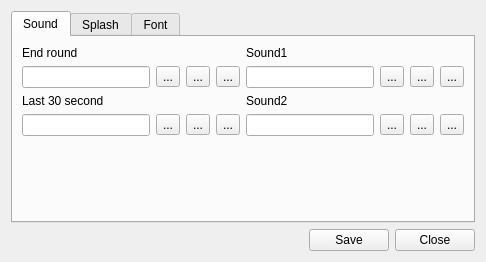
<?xml version="1.0" encoding="UTF-8"?>
<ui version="4.0">
 <class>SettingsForm</class>
 <widget class="QWidget" name="SettingsForm">
  <property name="geometry">
   <rect>
    <x>0</x>
    <y>0</y>
    <width>486</width>
    <height>262</height>
   </rect>
  </property>
  <property name="windowTitle">
   <string>Settings</string>
  </property>
  <layout class="QGridLayout" name="gridLayout_15">
   <item row="1" column="0">
    <layout class="QHBoxLayout" name="horizontalLayout">
     <item>
      <spacer name="horizontalSpacer">
       <property name="orientation">
        <enum>Qt::Horizontal</enum>
       </property>
       <property name="sizeHint" stdset="0">
        <size>
         <width>309</width>
         <height>20</height>
        </size>
       </property>
      </spacer>
     </item>
     <item>
      <widget class="QPushButton" name="okButton">
       <property name="text">
        <string>Save</string>
       </property>
       <property name="icon">
        <iconset resource="../../../melampig.qrc">
         <normaloff>:/icons/disk.png</normaloff>:/icons/disk.png</iconset>
       </property>
      </widget>
     </item>
     <item>
      <widget class="QPushButton" name="cancelButton">
       <property name="text">
        <string>Close</string>
       </property>
       <property name="icon">
        <iconset resource="../../../melampig.qrc">
         <normaloff>:/icons/cancel.png</normaloff>:/icons/cancel.png</iconset>
       </property>
      </widget>
     </item>
    </layout>
   </item>
   <item row="0" column="0">
    <widget class="QTabWidget" name="tabWidget">
     <property name="currentIndex">
      <number>0</number>
     </property>
     <widget class="QWidget" name="tab">
      <attribute name="title">
       <string>Sound</string>
      </attribute>
      <layout class="QGridLayout" name="gridLayout_6">
       <item row="0" column="0">
        <layout class="QGridLayout" name="gridLayout_5">
         <item row="0" column="0">
          <widget class="QLabel" name="label">
           <property name="text">
            <string>End round</string>
           </property>
          </widget>
         </item>
         <item row="1" column="0">
          <widget class="QLineEdit" name="endRoundEdit">
           <property name="readOnly">
            <bool>true</bool>
           </property>
          </widget>
         </item>
         <item row="1" column="1">
          <widget class="QToolButton" name="endRoundFind">
           <property name="text">
            <string>...</string>
           </property>
           <property name="icon">
        <iconset resource="../../../melampig.qrc">
             <normaloff>:/plus</normaloff>:/plus</iconset>
           </property>
          </widget>
         </item>
         <item row="1" column="3">
          <widget class="QToolButton" name="endRoundPlay">
           <property name="text">
            <string>...</string>
           </property>
           <property name="icon">
        <iconset resource="../../../melampig.qrc">
             <normaloff>:/play</normaloff>:/play</iconset>
           </property>
          </widget>
         </item>
         <item row="1" column="2">
          <widget class="QToolButton" name="endRoundClear">
           <property name="text">
            <string>...</string>
           </property>
           <property name="icon">
        <iconset resource="../../../melampig.qrc">
             <normaloff>:/minus</normaloff>:/minus</iconset>
           </property>
          </widget>
         </item>
        </layout>
       </item>
       <item row="0" column="1">
        <layout class="QGridLayout" name="gridLayout_2">
         <item row="0" column="0">
          <widget class="QLabel" name="label_3">
           <property name="text">
            <string>Sound1</string>
           </property>
          </widget>
         </item>
         <item row="1" column="0">
          <widget class="QLineEdit" name="sound1Edit">
           <property name="readOnly">
            <bool>true</bool>
           </property>
          </widget>
         </item>
         <item row="1" column="1">
          <widget class="QToolButton" name="sound1Find">
           <property name="text">
            <string>...</string>
           </property>
           <property name="icon">
        <iconset resource="../../../melampig.qrc">
             <normaloff>:/plus</normaloff>:/plus</iconset>
           </property>
          </widget>
         </item>
         <item row="1" column="3">
          <widget class="QToolButton" name="sound1Play">
           <property name="text">
            <string>...</string>
           </property>
           <property name="icon">
        <iconset resource="../../../melampig.qrc">
             <normaloff>:/play</normaloff>:/play</iconset>
           </property>
          </widget>
         </item>
         <item row="1" column="2">
          <widget class="QToolButton" name="sound1Clear">
           <property name="text">
            <string>...</string>
           </property>
           <property name="icon">
        <iconset resource="../../../melampig.qrc">
             <normaloff>:/minus</normaloff>:/minus</iconset>
           </property>
          </widget>
         </item>
        </layout>
       </item>
       <item row="1" column="0">
        <layout class="QGridLayout" name="gridLayout_4">
         <item row="1" column="0">
          <widget class="QLineEdit" name="last30Edit">
           <property name="readOnly">
            <bool>true</bool>
           </property>
          </widget>
         </item>
         <item row="1" column="1">
          <widget class="QToolButton" name="last30Find">
           <property name="text">
            <string>...</string>
           </property>
           <property name="icon">
        <iconset resource="../../../melampig.qrc">
             <normaloff>:/plus</normaloff>:/plus</iconset>
           </property>
          </widget>
         </item>
         <item row="1" column="3">
          <widget class="QToolButton" name="last30Play">
           <property name="text">
            <string>...</string>
           </property>
           <property name="icon">
        <iconset resource="../../../melampig.qrc">
             <normaloff>:/play</normaloff>:/play</iconset>
           </property>
          </widget>
         </item>
         <item row="0" column="0">
          <widget class="QLabel" name="label_2">
           <property name="text">
            <string>Last 30 second</string>
           </property>
          </widget>
         </item>
         <item row="1" column="2">
          <widget class="QToolButton" name="last30Clear">
           <property name="text">
            <string>...</string>
           </property>
           <property name="icon">
        <iconset resource="../../../melampig.qrc">
             <normaloff>:/minus</normaloff>:/minus</iconset>
           </property>
          </widget>
         </item>
        </layout>
       </item>
       <item row="1" column="1">
        <layout class="QGridLayout" name="gridLayout">
         <item row="2" column="0">
          <widget class="QLineEdit" name="sound2Edit">
           <property name="readOnly">
            <bool>true</bool>
           </property>
          </widget>
         </item>
         <item row="2" column="3">
          <widget class="QToolButton" name="sound2Play">
           <property name="text">
            <string>...</string>
           </property>
           <property name="icon">
        <iconset resource="../../../melampig.qrc">
             <normaloff>:/play</normaloff>:/play</iconset>
           </property>
          </widget>
         </item>
         <item row="1" column="0">
          <widget class="QLabel" name="label_4">
           <property name="text">
            <string>Sound2</string>
           </property>
          </widget>
         </item>
         <item row="2" column="1">
          <widget class="QToolButton" name="sound2Find">
           <property name="text">
            <string>...</string>
           </property>
           <property name="icon">
        <iconset resource="../../../melampig.qrc">
             <normaloff>:/plus</normaloff>:/plus</iconset>
           </property>
          </widget>
         </item>
         <item row="2" column="2">
          <widget class="QToolButton" name="sound2Clear">
           <property name="text">
            <string>...</string>
           </property>
           <property name="icon">
        <iconset resource="../../../melampig.qrc">
             <normaloff>:/minus</normaloff>:/minus</iconset>
           </property>
          </widget>
         </item>
        </layout>
       </item>
       <item row="2" column="0" colspan="2">
        <spacer name="verticalSpacer_3">
         <property name="orientation">
          <enum>Qt::Vertical</enum>
         </property>
         <property name="sizeHint" stdset="0">
          <size>
           <width>20</width>
           <height>40</height>
          </size>
         </property>
        </spacer>
       </item>
      </layout>
     </widget>
     <widget class="QWidget" name="tab_2">
      <attribute name="title">
       <string>Splash</string>
      </attribute>
      <layout class="QGridLayout" name="gridLayout_7">
       <item row="0" column="0">
        <layout class="QGridLayout" name="gridLayout_3">
         <item row="2" column="0">
          <widget class="QLineEdit" name="splashEdit">
           <property name="readOnly">
            <bool>true</bool>
           </property>
          </widget>
         </item>
         <item row="2" column="1">
          <widget class="QToolButton" name="splashFind">
           <property name="text">
            <string>...</string>
           </property>
           <property name="icon">
        <iconset resource="../../../melampig.qrc">
             <normaloff>:/plus</normaloff>:/plus</iconset>
           </property>
          </widget>
         </item>
         <item row="2" column="3">
          <widget class="QToolButton" name="splashShow">
           <property name="text">
            <string>...</string>
           </property>
           <property name="icon">
        <iconset resource="../../../melampig.qrc">
             <normaloff>:/monitor</normaloff>:/monitor</iconset>
           </property>
          </widget>
         </item>
         <item row="1" column="0">
          <widget class="QLabel" name="label_5">
           <property name="text">
            <string>Splash</string>
           </property>
          </widget>
         </item>
         <item row="2" column="2">
          <widget class="QToolButton" name="splashClear">
           <property name="text">
            <string>...</string>
           </property>
           <property name="icon">
        <iconset resource="../../../melampig.qrc">
             <normaloff>:/minus</normaloff>:/minus</iconset>
           </property>
          </widget>
         </item>
        </layout>
       </item>
       <item row="1" column="0">
        <spacer name="verticalSpacer_2">
         <property name="orientation">
          <enum>Qt::Vertical</enum>
         </property>
         <property name="sizeHint" stdset="0">
          <size>
           <width>20</width>
           <height>83</height>
          </size>
         </property>
        </spacer>
       </item>
      </layout>
     </widget>
     <widget class="QWidget" name="tab_3">
      <attribute name="title">
       <string>Font</string>
      </attribute>
      <layout class="QGridLayout" name="gridLayout_23">
       <item row="0" column="0">
        <layout class="QHBoxLayout" name="horizontalLayout_2">
         <item>
          <layout class="QVBoxLayout" name="verticalLayout">
           <item>
            <widget class="QLabel" name="label_7">
             <property name="text">
              <string>Country</string>
             </property>
            </widget>
           </item>
           <item>
            <widget class="QLabel" name="label_8">
             <property name="text">
              <string>Wrestler</string>
             </property>
            </widget>
           </item>
           <item>
            <widget class="QLabel" name="label_17">
             <property name="text">
              <string>Pen (text)</string>
             </property>
            </widget>
           </item>
           <item>
            <widget class="QLabel" name="label_31">
             <property name="text">
              <string>Pen (image)</string>
             </property>
            </widget>
           </item>
           <item>
            <widget class="QLabel" name="label_9">
             <property name="text">
              <string>Fight num</string>
             </property>
            </widget>
           </item>
          </layout>
         </item>
         <item>
          <layout class="QVBoxLayout" name="verticalLayout_2">
           <item>
            <widget class="QSpinBox" name="countrySpin">
             <property name="maximum">
              <number>500</number>
             </property>
            </widget>
           </item>
           <item>
            <widget class="QSpinBox" name="wrestlerSpin">
             <property name="maximum">
              <number>500</number>
             </property>
            </widget>
           </item>
           <item>
            <widget class="QSpinBox" name="penTextSpin">
             <property name="maximum">
              <number>500</number>
             </property>
            </widget>
           </item>
           <item>
            <widget class="QSpinBox" name="penImgSpin">
             <property name="maximum">
              <number>500</number>
             </property>
            </widget>
           </item>
           <item>
            <widget class="QSpinBox" name="fightNumSpin">
             <property name="maximum">
              <number>500</number>
             </property>
            </widget>
           </item>
          </layout>
         </item>
        </layout>
       </item>
       <item row="0" column="1">
        <layout class="QHBoxLayout" name="horizontalLayout_3">
         <item>
          <layout class="QVBoxLayout" name="verticalLayout_3">
           <item>
            <widget class="QLabel" name="label_16">
             <property name="text">
              <string>Round points</string>
             </property>
            </widget>
           </item>
           <item>
            <widget class="QLabel" name="label_6">
             <property name="text">
              <string>Color points</string>
             </property>
            </widget>
           </item>
           <item>
            <widget class="QLabel" name="label_28">
             <property name="text">
              <string>Style </string>
             </property>
            </widget>
           </item>
           <item>
            <widget class="QLabel" name="label_29">
             <property name="text">
              <string>Round #</string>
             </property>
            </widget>
           </item>
           <item>
            <widget class="QLabel" name="label_30">
             <property name="text">
              <string>Timer</string>
             </property>
            </widget>
           </item>
          </layout>
         </item>
         <item>
          <layout class="QVBoxLayout" name="verticalLayout_4">
           <item>
            <widget class="QSpinBox" name="roundPointSpin">
             <property name="maximum">
              <number>500</number>
             </property>
            </widget>
           </item>
           <item>
            <widget class="QSpinBox" name="colorPointSpin">
             <property name="maximum">
              <number>500</number>
             </property>
            </widget>
           </item>
           <item>
            <widget class="QSpinBox" name="styleSpin">
             <property name="maximum">
              <number>500</number>
             </property>
            </widget>
           </item>
           <item>
            <widget class="QSpinBox" name="roundNumSpin">
             <property name="maximum">
              <number>500</number>
             </property>
            </widget>
           </item>
           <item>
            <widget class="QSpinBox" name="timerSpin">
             <property name="maximum">
              <number>500</number>
             </property>
            </widget>
           </item>
          </layout>
         </item>
        </layout>
       </item>
       <item row="1" column="1">
        <spacer name="verticalSpacer">
         <property name="orientation">
          <enum>Qt::Vertical</enum>
         </property>
         <property name="sizeHint" stdset="0">
          <size>
           <width>20</width>
           <height>40</height>
          </size>
         </property>
        </spacer>
       </item>
      </layout>
     </widget>
    </widget>
   </item>
  </layout>
 </widget>
 <resources>
  <include location="../../../melampig.qrc"/>
 </resources>
 <connections>
  <connection>
   <sender>splashClear</sender>
   <signal>clicked()</signal>
   <receiver>splashEdit</receiver>
   <slot>clear()</slot>
   <hints>
    <hint type="sourcelabel">
     <x>425</x>
     <y>80</y>
    </hint>
    <hint type="destinationlabel">
     <x>200</x>
     <y>81</y>
    </hint>
   </hints>
  </connection>
  <connection>
   <sender>endRoundClear</sender>
   <signal>clicked()</signal>
   <receiver>endRoundEdit</receiver>
   <slot>clear()</slot>
   <hints>
    <hint type="sourcelabel">
     <x>199</x>
     <y>80</y>
    </hint>
    <hint type="destinationlabel">
     <x>87</x>
     <y>81</y>
    </hint>
   </hints>
  </connection>
  <connection>
   <sender>last30Clear</sender>
   <signal>clicked()</signal>
   <receiver>last30Edit</receiver>
   <slot>clear()</slot>
   <hints>
    <hint type="sourcelabel">
     <x>199</x>
     <y>134</y>
    </hint>
    <hint type="destinationlabel">
     <x>87</x>
     <y>135</y>
    </hint>
   </hints>
  </connection>
  <connection>
   <sender>sound1Clear</sender>
   <signal>clicked()</signal>
   <receiver>sound1Edit</receiver>
   <slot>clear()</slot>
   <hints>
    <hint type="sourcelabel">
     <x>425</x>
     <y>80</y>
    </hint>
    <hint type="destinationlabel">
     <x>313</x>
     <y>81</y>
    </hint>
   </hints>
  </connection>
  <connection>
   <sender>sound2Clear</sender>
   <signal>clicked()</signal>
   <receiver>sound2Edit</receiver>
   <slot>clear()</slot>
   <hints>
    <hint type="sourcelabel">
     <x>425</x>
     <y>134</y>
    </hint>
    <hint type="destinationlabel">
     <x>313</x>
     <y>135</y>
    </hint>
   </hints>
  </connection>
 </connections>
</ui>
